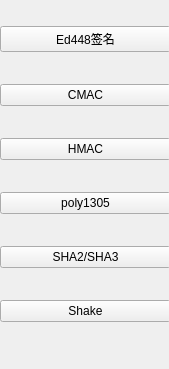
    <widget class="QWidget" name="page_3">
     <property name="geometry">
      <rect>
       <x>0</x>
       <y>0</y>
       <width>169</width>
       <height>369</height>
      </rect>
     </property>
     <attribute name="label">
      <string>数字签名/MAC</string>
     </attribute>
     <widget class="QWidget" name="verticalLayoutWidget_3">
      <property name="geometry">
       <rect>
        <x>0</x>
        <y>0</y>
        <width>171</width>
        <height>351</height>
       </rect>
      </property>
      <layout class="QVBoxLayout" name="verticalLayout_3">
       <item>
        <widget class="QPushButton" name="pushButton_8">
         <property name="text">
          <string>Ed448签名</string>
         </property>
        </widget>
       </item>
       <item>
        <widget class="QPushButton" name="pushButton_9">
         <property name="text">
          <string>CMAC</string>
         </property>
        </widget>
       </item>
       <item>
        <widget class="QPushButton" name="pushButton_10">
         <property name="text">
          <string>HMAC</string>
         </property>
        </widget>
       </item>
       <item>
        <widget class="QPushButton" name="pushButton_11">
         <property name="text">
          <string>poly1305</string>
         </property>
        </widget>
       </item>
       <item>
        <widget class="QPushButton" name="pushButton_12">
         <property name="text">
          <string>SHA2/SHA3</string>
         </property>
        </widget>
       </item>
       <item>
        <widget class="QPushButton" name="pushButton_13">
         <property name="text">
          <string>Shake</string>
         </property>
        </widget>
       </item>
      </layout>
     </widget>
    </widget>
